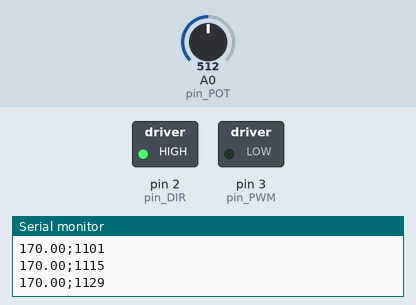
Recording of a sketch running on a simulated Arduino Uno, built with avr-gcc and run on an emulated ATmega328P. On the bench: switched loads named in the sketch (green lamp = pin HIGH), the last lines printed to the serial monitor. Inputs (shaded band) come from the test bench; at power-on: A0 (pin_POT) = 512.

Above: at 1.2 s.
1.3 s: A0 (pin_POT) set to 496
At 4.0 s:
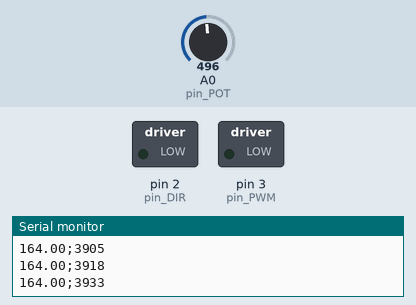
4.3 s: A0 (pin_POT) set to 511
At 6.81 s:
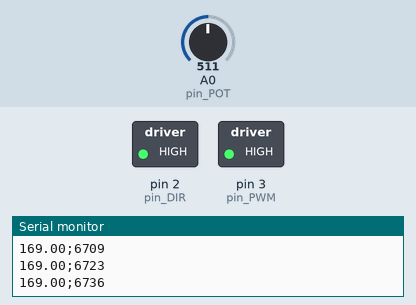
Timing chart, 0 to 11.8 s (numbered marks = the images above; inputs shaded):
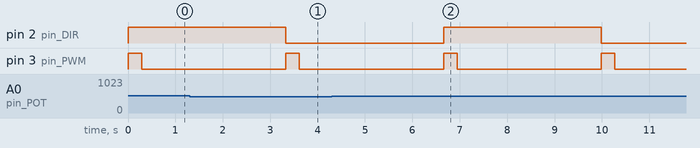

The sketch:

MotorDC_easy.ino
```cpp
//INCLUDES
#include <TimedAction.h>
#include <Vector.h>

//DEFINES
#define SLOW 150
#define FAST 50
#define MAX_ANGLE 340 // maximum angle that the potentiometer can measure correctly
#define MAX_POT 1023 // maximum value of the analog read available for the potentiometer
#define MIN_POT 0 // minimum value of the analog read available for the potentiometer
#define MAX_CHECK 4 // number of consecutive checks that the potentiometer does before assuring is a correct value
#define INC 2 // small increment to check the noise to avoid false readings
#define TIME_READ 1 // time between readings so that it can detect an error
#define T_GRAF 3000 // time it waits after the motor have reached the position to have more data for the model

//DC MOTOR CHARACTERISTICS
#define DC_V 12 //The motor's DC Voltage
#define NL_rpm 100  //The motor's rpm

enum Direction {RIGHT = 1, LEFT = 0, NONE = -1};

/*double computePID (double inp)
{
  double kp = 2;
  double ki = 5;
  double kd = 1;

  currentTime = millis(); // get current time
  elapsedTime = (double)(currentTime - previousTime); // compute time elapsed from previous computation

  error = Setpoint - inp; // determine error
  cumError += error * elapsedTime; // compute integral
  rateError = (error - lastError)/elapsedTime; // compute derivative

   double out = kp*error + ki*cumError + kd*rateError;  //PID output

   lastError = error; //remember current error
   previousTime = currentTime; //remember current time

   return out;
}*/

int CheckSpeed (int Speed, int Voltage) // Simple check so that the speed isn't negative or too high
{
  //DO A RELATION IN FUNCTION OF THE VOLTAGE WITH THE VALUES OF THE DATA SHEET
  if((Speed >= 0)) // Checks if the speed is positive
  {
    switch (Voltage) {
      case 12:
      {
        if(Speed > NL_rpm)
          return NL_rpm; // if the voltage is 12 V the maximum speed is 100
        return Speed; // returns the speed
      }
      /*case 24:
      {
        if(Speed > 600)
          return 600; // if the voltage is 24 V the maximum speed is ...
        return Speed; // returns the speed
      }
      INITIALLY IT DOESN'T MATTER THE VOLTAGE, IT JUST MATTER THE RALTIONSHIP BETWEEEN VOLTAGE AND RMP, DEPENDING ON THE TABLE*/
    }
  }
  Serial.println("ERROR Speed can't be negative");
  return -1;
}

//POTENTIOMETER
class Potentiometer
{
  int pin_POT; // pin use to read the potentiometer analog input
  int input; // variable used to store the analog reads
  int lastInput; // variable used to store the previous read
  float angle; // value of the angle read by the analog input
  int error = 0; // variable that helps the potentiometer check the noise

public:
  //CONSTRUCTOR
  Potentiometer()
  {
    pin_POT = A0; // by default these is supposed to be the potentiometer's pin
  }

  //FUNCTIONS
  int getpin_POT()
  {
    return pin_POT;
  }
  float ReadAngle(Direction Dir = NONE)
  {
    if(Potentiometer::CheckNoise(Dir))
    {
      angle = map(input, MIN_POT, MAX_POT, 0, MAX_ANGLE); // translates the value of the reading to an angle
      /*Serial.print("input = ");
      Serial.println(input);
      Serial.print("angle = ");
      Serial.println(angle);*/
      return angle; // ERROR
    }
    angle = -1;
    return -1;
  }
  bool CheckNoise(Direction Dir = RIGHT) // Function responsible to avoid the fake values
  {
    bool output[MAX_CHECK];
    int error = 0;

    for(int i = 0; i < MAX_CHECK; i++)
      output[i] = false;

    for(int i = 0; i < MAX_CHECK; i++)
    {
      input = analogRead(pin_POT); // reads the analog value of the potentiometer

      /*Serial.println("**********************");
      Serial.println(i);
      Serial.print("LAST INPUT: ");
      Serial.println(lastInput); // prints the value of the analogRead
      Serial.print("INPUT: ");
      Serial.println(input); // prints the value of the analogRead*/

      if(Dir == RIGHT)
      {
        //Serial.println("RIGHT");
        if(input < lastInput)
          output[i] = false;
        if (abs(input - lastInput) < INC)
          output[i] = true;
        else if (input >= lastInput)
          output[i] = true;
      }
      else if(Dir == LEFT)
      {
        //Serial.println("LEFT");
        if(input > lastInput)
          output[i] = false;
        if (abs(input - lastInput) < INC)
          output[i] = true;
        else if (input <= lastInput)
          output[i] = true;
      }
      else
        output[i] = false;

      lastInput = input;

      delay(TIME_READ); // waits a little bit between readings so that it can detect a possible error

      /*Serial.print("Output[");
      Serial.print(i);
      Serial.print("]: ");
      Serial.println(output[i]);*/
    }
    for(int i = 0; i< MAX_CHECK; i++)
    {
      if(output[i] == false)
        error++;
    }

    /*Serial.print("ERROR = ");
    Serial.println(error);*/
    if(error > 0 )
      return false;
    else
      return true;
  }
  void PrintAngle (Direction Dir = NONE)
  {
    if(angle >= 0)
    {
      //Serial.print("The Actual Value of the angle is: ");
      Serial.print(angle); // prints the value of the angle readed
    }
    else
      Serial.print("***");
      //Serial.println("Value probably between 340 and 360 degrees, wich the potentiometer can't read");
    Serial.print(";");
    Serial.println(millis());
  }
};

Potentiometer P; // the potentiometer object

//MOTOR
class MotorDC
{
  //PINS
  int pin_DIR; // pin used to decide in wich direction does the motor rotate
  int pin_PWM; // pin used to decide the PWM for the motor
  int pin_POS; // pin used to read the position

  //VARIABLES
  float K = (57.0/23.0)*(32.493/45.0); // Relación de transformación;
  enum Direction lastDIR = NONE; // variable with the las direction
  // int BOOST  = 1; // Variable that determines the speed at wich the motor accelerates or deccelerates
  float lastSpeed = 0; //saves the last speed
  float lastAngle = 0; // value of the angle
  float zero = 0; // value of the analogRead that it suppoused to be de origin
  int val; // value that's going to go between 0-255 in relation to the porcentual speed
  int lastval; // value that's going to go between 0-255 in relation to the porcentual last speed
  float Voltage = 0; // Voltage
  int totalAngle = 0; // Value of the accumulated turns
  int zeroAngle = 0; // Value of the analogRead of the Zero
  //POTENTIOMETER
  //Potentiometer potentiometer; //object from the class potentiometer, used to establish the angle of the rotation
  int POT_measure = 0; // variable wich saves the value of the pot reading
  float time_1 = 0; // time used to avoid delay()
  float time_2 = 0; // time used to avoid delay()

public:

  //CONSTRUCTOR
  MotorDC()
  {
     pin_DIR= 2; // by default these is supposed to be the direction pin
     pin_PWM = 3; // by default these is supposed to be the pwm pin
     //pin_POS = potentiometer.getpin_POT(); // it reads the supposed pin for the potentiometer
     Voltage = 12; // by default it's supposed to be connected to 12 V
     lastSpeed = 0; // by default it's supposed to start stopped
     //zeroAngle = lastAngle = potentiometer.ReadAngle(NONE); // start reading the position
  }

  MotorDC(int dir, int pwm, float V = DC_V): pin_DIR(dir), pin_PWM(pwm), Voltage(V) {}

  //FUNCTIONS

  int getpin_DIR() // returns the DIR value
  {
    return pin_DIR;
  }

  int getpin_PWM() // returns the PWM value
  {
    return pin_PWM;
  }

  enum Direction getDIR()
  {
    return lastDIR;
  }

  void setDIR (enum Direction dir, bool brake = true) // it changes the direction. taking care of slowing down first if needed.
  {
    /*
    if(brake) //in case it needs to brake
    {
      if(lastDIR != dir) // if it has to change the direction, it first has to slow down
      {
        Serial.println();
        Serial.println("SLOWING DOWN");
        Serial.println();
        MotorDC::SetMotorSpeed(0); // slows down before changing the direction
      }
    }
    */
    lastDIR = dir; // actualize the lastDIR value
    digitalWrite(pin_DIR, dir); // set direction in wich the motor turns
  }
  void SetMotorPosition(float angle) // rotates the motor without feedback
  {
    float time_delay = 0; // Time that the motor takes to turn 360º
    float Speed = NL_rpm*1; // Speed at wich the motor turns
    time_delay = (60000/Speed)*(angle/360)*K; // Calculates the time it takes to make a turn

    /*Serial.print("TIME PER REV = ");
    Serial.println(time_delay);*/


    if(angle > lastAngle)
    {
      MotorDC::setDIR(RIGHT); // assuming the positive value should be RIGHT
    }
    else
    {
      MotorDC::setDIR(LEFT); // assuming the negative value should be LEFT
    }

    if(time_delay < 0)
      time_delay = -1*time_delay;

    int pwm_speed = map (Speed, 0, NL_rpm, 0, 255); // Translates the Speed to an analog value for the PWM signal
    time_1 = millis();
    time_2 = millis() + time_delay;
    while(time_2 - time_1 >= 0)
    {
      analogWrite(pin_PWM, pwm_speed); // Sets the motor to rotate full speed
      time_1 = millis();
      P.ReadAngle(MotorDC::getDIR()); // reads the Angle of the potentiometer, and it should notify the Observers
      P.PrintAngle(); // to check the value with the updated one
    }
    analogWrite(pin_PWM, 0); // Stops the motor from turning

    //potentiometer.PrintAngle(); // prints the value of the angle

    totalAngle += (angle - lastAngle); // accumulates the angle at which the motor is right now
    lastAngle = angle; // updates the angle to the current value
  }
  void TurnToZero () // Function that allows the motor to return to 0;
  {
    MotorDC::SetMotorPosition(-totalAngle); // turns to the opposite side the same amount that it had turned in total
  }
  void TurnBack () // Turns in the other direction the same amount of angle that earlier was turned
  {
    MotorDC::SetMotorPosition(-lastAngle); // turns the same amount that he has turned the last time
  }
  /*void ReadAngle () // SHOULD DO THE UPDATE
  {
    potentiometer.ReadAngle(lastDIR); // Reads the actual angle of the potentiometer
    potentiometer.PrintAngle(); // pritns the value readed
  }*/
  void update(int & v)
  {
    POT_measure = val; // saves the value of the measure in the variable
    Serial.println("Updated the value correctly");
    Serial.println(val);
  }
};

//OBSERVABLE


MotorDC M; // the motor object

/*
//MOTOR'S FUNCTION
void MotorFunction()
{
  /*
  //TURNS 45 DEGREES
  M.SetMotorPosition(45);
  delay(500);
  //M.ReadAngle();
  M.TurnBack(); // Goes Back the same amount that it turned last time
  //TURNS 90 DEGREES
  M.SetMotorPosition(90);
  delay(500);
  M.TurnBack();
  //TURNS 180 DEGREES
  M.SetMotorPosition(180);
  delay(500);
  M.TurnBack();
  //TURNS 360 DEGREES
  M.SetMotorPosition(360);
  delay(500);
  M.TurnBack();
}
*/
// THREADS SETUP
// It's suppoused that the main loop should have the least demanding task, iin this case the potentiometer's read
//TimedAction MotorThread = TimedAction(700, MotorFunction); // creates a thread that is going to run the motor's code

void setup() {
  // put your setup code here, to run once:

  pinMode(M.getpin_PWM(), OUTPUT); //establish the pin for the PWM
  pinMode(M.getpin_DIR(), OUTPUT); //establish the pin for the DIR
  pinMode(P.getpin_POT(), INPUT); //establish the pin for the POT

  Serial.begin(9600);
}
//to avoid using delay()

float t_1 = millis(); // time used to avoid delay()
float t_2 = 0; // time used to avoid delay()

//Changed the code so I can try to make the system's model

void loop() {
  // put your main code here, to run repeatedly:

  /*
  //TURNS 45 DEGREES
  M.SetMotorPosition(45);
  delay(500);
  //M.ReadAngle();
  M.TurnBack(); // Goes Back the same amount that it turned last time
  //TURNS 90 DEGREES
  M.SetMotorPosition(90);
  delay(500);
  M.TurnBack();
  //TURNS 180 DEGREES
  M.SetMotorPosition(180);
  delay(500);
  M.TurnBack();*/
  //TURNS 180 DEGREES

  Serial.println("********+90********");
  M.SetMotorPosition(90);
  //delay(500);
  t_2 = millis() + T_GRAF;
  while(t_2 - t_1 >= 0)
  {
    t_1 = millis();
    P.ReadAngle(M.getDIR()); // reads the Angle of the potentiometer, and it should notify the Observers
    P.PrintAngle(); // to check the value with the updated one
  }
  Serial.println("********-90********");
  M.TurnBack();
  //delay(500);
  t_2 = millis() + T_GRAF;
  while(t_2 - t_1 >= 0)
  {
    t_1 = millis();
    P.ReadAngle(M.getDIR()); // reads the Angle of the potentiometer, and it should notify the Observers
    P.PrintAngle(); // to check the value with the updated one
  }

}
```

Measured:
- the behaviour switches between 511 and 510 on A0 (pin_POT) (found by bisection; images 0 and 1)
- by itself, pin 3 (pin_PWM): alternates HIGH for 0.29 s and LOW for 3.0 s
